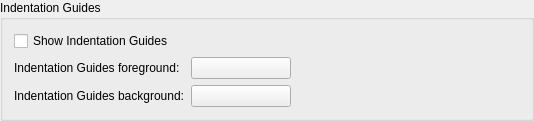
    <widget class="QGroupBox" name="indentationsGroup">
     <property name="title">
      <string>Indentation Guides</string>
     </property>
     <layout class="QGridLayout" name="gridLayout_13">
      <item row="0" column="0" colspan="3">
       <widget class="QCheckBox" name="indentguidesCheckBox">
        <property name="toolTip">
         <string>Select whether indentation guides should be shown.</string>
        </property>
        <property name="text">
         <string>Show Indentation Guides</string>
        </property>
       </widget>
      </item>
      <item row="1" column="0">
       <widget class="QLabel" name="TextLabel2_2_2_2_2_13">
        <property name="text">
         <string>Indentation Guides foreground:</string>
        </property>
       </widget>
      </item>
      <item row="1" column="1">
       <widget class="QPushButton" name="indentationGuidesForegroundButton">
        <property name="minimumSize">
         <size>
          <width>100</width>
          <height>0</height>
         </size>
        </property>
        <property name="toolTip">
         <string>Select the foreground color for indentation guides</string>
        </property>
        <property name="text">
         <string/>
        </property>
       </widget>
      </item>
      <item row="1" column="2">
       <spacer name="horizontalSpacer_9">
        <property name="orientation">
         <enum>Qt::Horizontal</enum>
        </property>
        <property name="sizeHint" stdset="0">
         <size>
          <width>223</width>
          <height>20</height>
         </size>
        </property>
       </spacer>
      </item>
      <item row="2" column="0">
       <widget class="QLabel" name="TextLabel2_2_2_2_2_14">
        <property name="text">
         <string>Indentation Guides background:</string>
        </property>
       </widget>
      </item>
      <item row="2" column="1">
       <widget class="QPushButton" name="indentationGuidesBackgroundButton">
        <property name="minimumSize">
         <size>
          <width>100</width>
          <height>0</height>
         </size>
        </property>
        <property name="toolTip">
         <string>Select the background color for indentation guides</string>
        </property>
        <property name="text">
         <string/>
        </property>
       </widget>
      </item>
     </layout>
    </widget>
